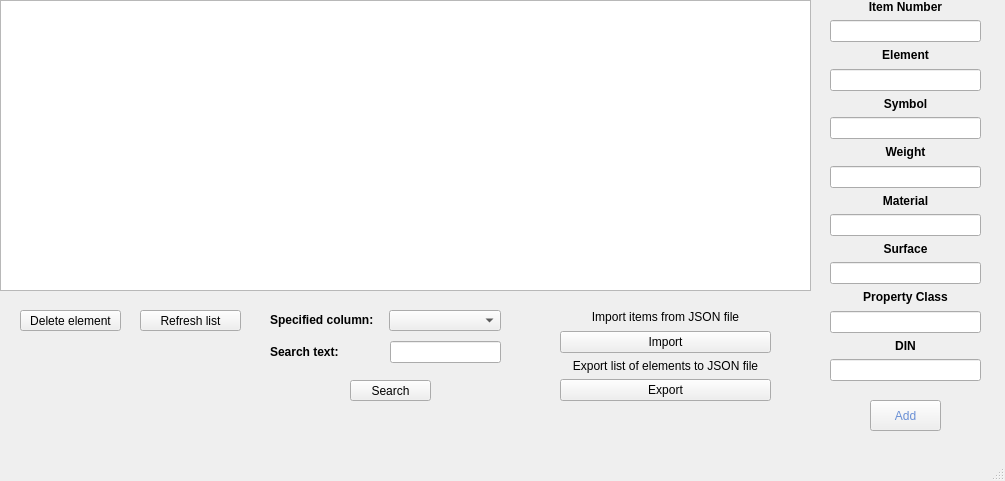
<?xml version="1.0" encoding="UTF-8"?>
<ui version="4.0">
 <class>MainWindow</class>
 <widget class="QMainWindow" name="MainWindow">
  <property name="geometry">
   <rect>
    <x>0</x>
    <y>0</y>
    <width>1005</width>
    <height>481</height>
   </rect>
  </property>
  <property name="windowTitle">
   <string>MainWindow</string>
  </property>
  <widget class="QWidget" name="centralwidget">
   <widget class="QTableWidget" name="tableWidget">
    <property name="geometry">
     <rect>
      <x>0</x>
      <y>0</y>
      <width>811</width>
      <height>291</height>
     </rect>
    </property>
   </widget>
   <widget class="QPushButton" name="addButton">
    <property name="geometry">
     <rect>
      <x>870</x>
      <y>400</y>
      <width>71</width>
      <height>31</height>
     </rect>
    </property>
    <property name="styleSheet">
     <string notr="true">font: 700 9pt &quot;Segoe UI&quot;;
color: rgb(105, 143, 213);</string>
    </property>
    <property name="text">
     <string>Add</string>
    </property>
    <property name="checkable">
     <bool>false</bool>
    </property>
   </widget>
   <widget class="QPushButton" name="deleteButton">
    <property name="geometry">
     <rect>
      <x>20</x>
      <y>310</y>
      <width>101</width>
      <height>21</height>
     </rect>
    </property>
    <property name="styleSheet">
     <string notr="true">font: 700 9pt &quot;Segoe UI&quot;;</string>
    </property>
    <property name="text">
     <string>Delete element</string>
    </property>
   </widget>
   <widget class="QPushButton" name="refreshButton">
    <property name="geometry">
     <rect>
      <x>140</x>
      <y>310</y>
      <width>101</width>
      <height>21</height>
     </rect>
    </property>
    <property name="styleSheet">
     <string notr="true">font: 700 9pt &quot;Segoe UI&quot;;</string>
    </property>
    <property name="text">
     <string>Refresh list</string>
    </property>
   </widget>
   <widget class="QPushButton" name="searchButton">
    <property name="geometry">
     <rect>
      <x>350</x>
      <y>380</y>
      <width>81</width>
      <height>21</height>
     </rect>
    </property>
    <property name="styleSheet">
     <string notr="true">font: 700 9pt &quot;Segoe UI&quot;;</string>
    </property>
    <property name="text">
     <string>Search</string>
    </property>
   </widget>
   <widget class="QWidget" name="">
    <property name="geometry">
     <rect>
      <x>830</x>
      <y>0</y>
      <width>151</width>
      <height>381</height>
     </rect>
    </property>
    <layout class="QVBoxLayout" name="verticalLayout">
     <item>
      <widget class="QLabel" name="label">
       <property name="text">
        <string>&lt;html&gt;&lt;head/&gt;&lt;body&gt;&lt;p align=&quot;center&quot;&gt;&lt;span style=&quot; font-weight:700;&quot;&gt;Item Number&lt;/span&gt;&lt;/p&gt;&lt;/body&gt;&lt;/html&gt;</string>
       </property>
      </widget>
     </item>
     <item>
      <widget class="QLineEdit" name="itemNoLineEdit"/>
     </item>
     <item>
      <widget class="QLabel" name="label_2">
       <property name="text">
        <string>&lt;html&gt;&lt;head/&gt;&lt;body&gt;&lt;p align=&quot;center&quot;&gt;&lt;span style=&quot; font-weight:700;&quot;&gt;Element&lt;/span&gt;&lt;/p&gt;&lt;/body&gt;&lt;/html&gt;</string>
       </property>
      </widget>
     </item>
     <item>
      <widget class="QLineEdit" name="elementLineEdit"/>
     </item>
     <item>
      <widget class="QLabel" name="label_3">
       <property name="text">
        <string>&lt;html&gt;&lt;head/&gt;&lt;body&gt;&lt;p align=&quot;center&quot;&gt;&lt;span style=&quot; font-weight:700;&quot;&gt;Symbol&lt;/span&gt;&lt;/p&gt;&lt;/body&gt;&lt;/html&gt;</string>
       </property>
      </widget>
     </item>
     <item>
      <widget class="QLineEdit" name="symbolLineEdit"/>
     </item>
     <item>
      <widget class="QLabel" name="label_4">
       <property name="text">
        <string>&lt;html&gt;&lt;head/&gt;&lt;body&gt;&lt;p align=&quot;center&quot;&gt;&lt;span style=&quot; font-weight:700;&quot;&gt;Weight&lt;/span&gt;&lt;/p&gt;&lt;/body&gt;&lt;/html&gt;</string>
       </property>
      </widget>
     </item>
     <item>
      <widget class="QLineEdit" name="weightLineEdit"/>
     </item>
     <item>
      <widget class="QLabel" name="label_5">
       <property name="text">
        <string>&lt;html&gt;&lt;head/&gt;&lt;body&gt;&lt;p align=&quot;center&quot;&gt;&lt;span style=&quot; font-weight:700;&quot;&gt;Material&lt;/span&gt;&lt;/p&gt;&lt;/body&gt;&lt;/html&gt;</string>
       </property>
      </widget>
     </item>
     <item>
      <widget class="QLineEdit" name="materialLineEdit"/>
     </item>
     <item>
      <widget class="QLabel" name="label_6">
       <property name="text">
        <string>&lt;html&gt;&lt;head/&gt;&lt;body&gt;&lt;p align=&quot;center&quot;&gt;&lt;span style=&quot; font-weight:700;&quot;&gt;Surface&lt;/span&gt;&lt;/p&gt;&lt;/body&gt;&lt;/html&gt;</string>
       </property>
      </widget>
     </item>
     <item>
      <widget class="QLineEdit" name="surfaceLineEdit"/>
     </item>
     <item>
      <widget class="QLabel" name="label_7">
       <property name="text">
        <string>&lt;html&gt;&lt;head/&gt;&lt;body&gt;&lt;p align=&quot;center&quot;&gt;&lt;span style=&quot; font-weight:700;&quot;&gt;Property Class&lt;/span&gt;&lt;/p&gt;&lt;/body&gt;&lt;/html&gt;</string>
       </property>
      </widget>
     </item>
     <item>
      <widget class="QLineEdit" name="propClassLineEdit"/>
     </item>
     <item>
      <widget class="QLabel" name="label_8">
       <property name="text">
        <string>&lt;html&gt;&lt;head/&gt;&lt;body&gt;&lt;p align=&quot;center&quot;&gt;&lt;span style=&quot; font-weight:700;&quot;&gt;DIN&lt;/span&gt;&lt;/p&gt;&lt;/body&gt;&lt;/html&gt;</string>
       </property>
      </widget>
     </item>
     <item>
      <widget class="QLineEdit" name="dinLineEdit"/>
     </item>
    </layout>
   </widget>
   <widget class="QWidget" name="">
    <property name="geometry">
     <rect>
      <x>270</x>
      <y>310</y>
      <width>231</width>
      <height>21</height>
     </rect>
    </property>
    <layout class="QHBoxLayout" name="horizontalLayout">
     <item>
      <widget class="QLabel" name="label_9">
       <property name="text">
        <string>&lt;html&gt;&lt;head/&gt;&lt;body&gt;&lt;p&gt;&lt;span style=&quot; font-weight:700;&quot;&gt;Specified column:&lt;/span&gt;&lt;/p&gt;&lt;/body&gt;&lt;/html&gt;</string>
       </property>
      </widget>
     </item>
     <item>
      <widget class="QComboBox" name="columnComboBox"/>
     </item>
    </layout>
   </widget>
   <widget class="QWidget" name="">
    <property name="geometry">
     <rect>
      <x>270</x>
      <y>340</y>
      <width>231</width>
      <height>24</height>
     </rect>
    </property>
    <layout class="QHBoxLayout" name="horizontalLayout_2">
     <item>
      <widget class="QLabel" name="label_10">
       <property name="text">
        <string>&lt;html&gt;&lt;head/&gt;&lt;body&gt;&lt;p&gt;&lt;span style=&quot; font-weight:700;&quot;&gt;Search text:&lt;/span&gt;&lt;/p&gt;&lt;/body&gt;&lt;/html&gt;</string>
       </property>
      </widget>
     </item>
     <item>
      <widget class="QLineEdit" name="searchLineEdit">
       <property name="maximumSize">
        <size>
         <width>111</width>
         <height>16777215</height>
        </size>
       </property>
      </widget>
     </item>
    </layout>
   </widget>
   <widget class="QWidget" name="">
    <property name="geometry">
     <rect>
      <x>560</x>
      <y>310</y>
      <width>211</width>
      <height>91</height>
     </rect>
    </property>
    <layout class="QVBoxLayout" name="verticalLayout_2">
     <item>
      <widget class="QLabel" name="label_11">
       <property name="text">
        <string>&lt;html&gt;&lt;head/&gt;&lt;body&gt;&lt;p align=&quot;center&quot;&gt;Import items from JSON file&lt;/p&gt;&lt;/body&gt;&lt;/html&gt;</string>
       </property>
      </widget>
     </item>
     <item>
      <widget class="QPushButton" name="loadJsonButton">
       <property name="styleSheet">
        <string notr="true">font: 700 9pt &quot;Segoe UI&quot;;</string>
       </property>
       <property name="text">
        <string>Import</string>
       </property>
      </widget>
     </item>
     <item>
      <widget class="QLabel" name="label_12">
       <property name="text">
        <string>&lt;html&gt;&lt;head/&gt;&lt;body&gt;&lt;p align=&quot;center&quot;&gt;Export list of elements to JSON file&lt;/p&gt;&lt;/body&gt;&lt;/html&gt;</string>
       </property>
      </widget>
     </item>
     <item>
      <widget class="QPushButton" name="saveButton">
       <property name="styleSheet">
        <string notr="true">font: 700 9pt &quot;Segoe UI&quot;;</string>
       </property>
       <property name="text">
        <string>Export</string>
       </property>
      </widget>
     </item>
    </layout>
   </widget>
  </widget>
  <widget class="QStatusBar" name="statusbar"/>
  <widget class="QMenuBar" name="menubar">
   <property name="geometry">
    <rect>
     <x>0</x>
     <y>0</y>
     <width>1005</width>
     <height>17</height>
    </rect>
   </property>
  </widget>
 </widget>
 <resources/>
 <connections/>
</ui>
